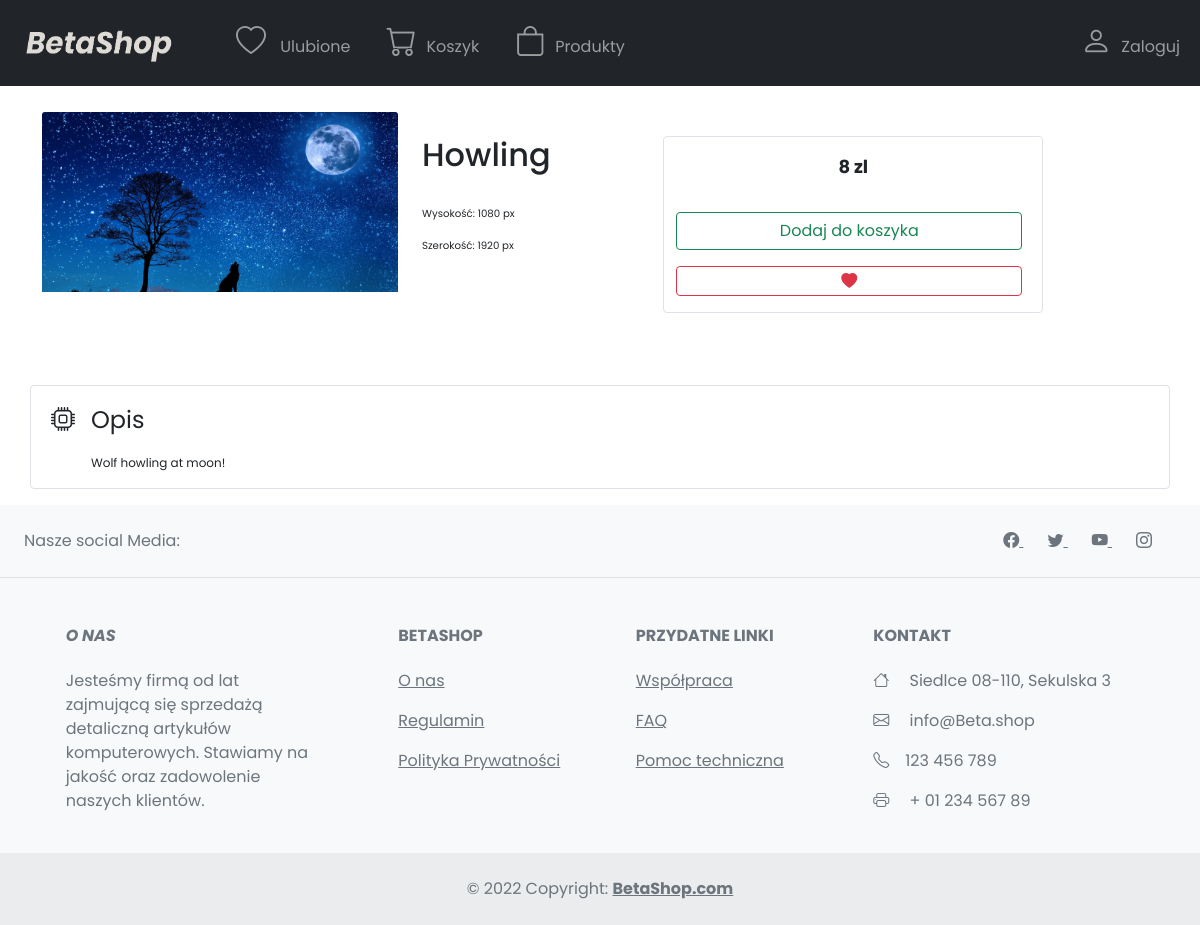
The app's page /strona_produktu.php?id=1 with its own data.
### tables this page shows
create table if not EXISTS pictures (
    picture_id int AUTO_INCREMENT not null,
    pic_name varchar(255) not null,
    price double unsigned,
    description text,
    category_id int,
    height int unsigned,
    width int unsigned,
    privileges varchar(64),
    PRIMARY KEY (picture_id)
);

### strona_produktu.php (the view, shortened to what this page needs)
<html lang="pl">
<head>
	<?php
	require("bootstrapConnection.php");
	require("connection.php");
	$id = $_GET['id'];
	?>
</head>
<body>
	<?php
	require("navbar.php");
	?>
	<section class="page">
		<div class="container">
			<div class="row">
				<div class="col-4">
					<?php
					$zapytanie = $conn->query("SELECT * FROM pictures where picture_id = $id");
					while ($row = $zapytanie->fetch()) {
						if ($row['privileges'] == 'user') {
					?>
							<img src="<?= $row['image_path'] ?>" class="card-img-top" alt="<?= $row['image_path'] ?>">
						<?php
						} else {
						?>
							<a style="font-size: 1.6em; font-weight: bold; color: grey; text-align:center;"><u>niewidoczne dla klienta</u></a>
							<img src="<?= $row['image_path'] ?>" class="card-img-top" alt="<?= $row['image_path'] ?>">
						<?php
						}
						?>
				</div>
				<div class="col-8">
					<div class="row">
						<div class="col-12">
						</div>
					</div>
					<div class="row mt-2">
						<div class="col-4">
							<h2><?= $row['pic_name']; ?></h2><br>
							<p style="font-size:0.85vw;">Wysokość:
								<?= $row['height'] ?> px
							</p>
							<p style="font-size:0.85vw;">Szerokość:
								<?= $row['width'] ?> px
							</p>
						</div>
						<div class="col-6 border rounded">
							<div class="row py-3">
								<div class="col text-center">
									<p style='font-size:1.5vw;' class='fw-bold'>
										<?= $row['price'] ?> zl
									</p>
								</div>
							</div>
							<div class="row">
								<div class="col-12">
									<form action="koszyk.php" method='POST' class="d-flex me-2 w">
										<input type="submit" id="add" name="add" class="btn btn-outline-success w-100" value="Dodaj do koszyka">
									</form>
									<form action="ulubione.php" method='POST' class="d-flex me-2 w">
										<button type="submit" id="fav" name="fav" class="btn btn-outline-danger w-100" value="Dodaj do ulubionych">
											<i class="bi bi-heart-fill"></i>
										</button>
									</form>
								</div>
							</div>
						</div>
					</div>
				</div>
			</div>
			<div class="row">
				<div class="col-12 mt-4 border rounded text-justify">
					<p style="font-size:2vw;" class="ms-2 my-3"><i class="bi bi-cpu me-3"></i>Opis</p>
					<p class="ms-5 me-5" style="font-size:1vw;"><?= $row['description'] ?>
				</div>
			</div>
		</div>
	<?php
					}
	?>
	</section>
	<?php
	include("footer.php");
	?>
</body>
</html>

### main.css (style rules this page uses)
body { font-family: 'Poppins'; }
.card-img-top { width: 100%; height: 15vw; object-fit: cover; }

### records on screen
pictures: image_path (picture), pic_name "Howling", height "1080", width "1920", price "8", description "Wolf howling at moon!"
